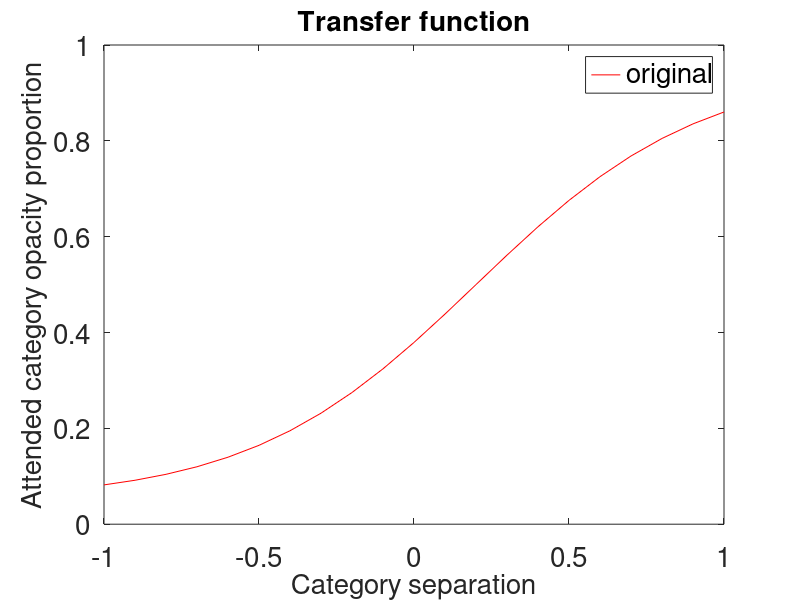

Source code (MATLAB):

% gain = 3;
% x_shift = .2;
% y_shift = 0.15;
% steepness = .9;
% cs = -1:.1:1;
% y = steepness./(1+exp(-gain*(cs-x_shift)))+y_shift;

gain = 2.75;
x_shift = .2;
y_shift = 0.05;
steepness = .9;
cs = -1:.1:1;
y2 = steepness./(1+exp(-gain*(cs-x_shift)))+y_shift;

figure;
%plot(cs,y)
%hold on;
plot(cs,y2, 'r');
legend('original', 'proposed')
xlabel('Category separation');
ylabel('Attended category opacity proportion');
title('Transfer function')
ylim([0 1])
set(findall(gcf,'-property','FontSize'),'FontSize',20)
